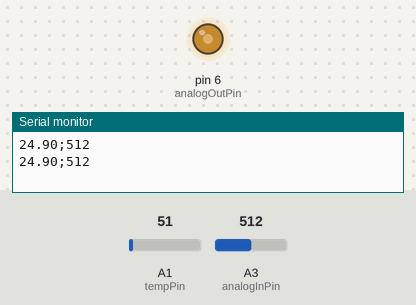
Bench run of a sketch on a simulated Arduino Uno, built with avr-gcc and run on an emulated ATmega328P. Parts: output pins drawn as LEDs (lit = HIGH), the last lines printed to the serial monitor. The inputs (shaded band) are chosen by the test bench; at power-on: A3 (analogInPin) = 512, A1 (tempPin) = 51.

Above: at 3.3 s.
3.4 s: A3 (analogInPin) set to 716
At 5.6 s:
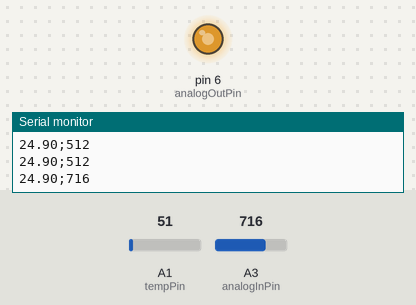
6.7 s: A3 (analogInPin) set to 900
At 8.8 s:
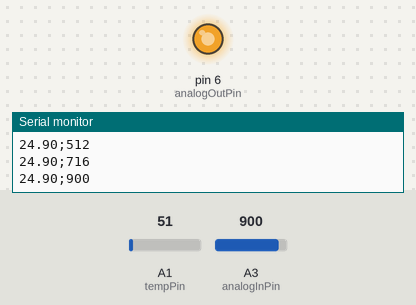
10.0 s: A3 (analogInPin) set to 122
At 10.7 s:
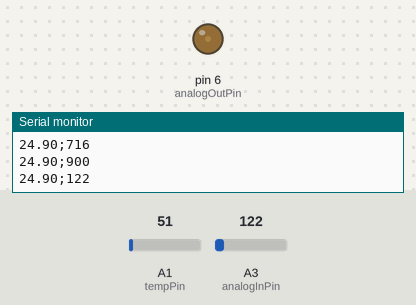
13.3 s: A3 (analogInPin) set to 0
At 15.8 s:
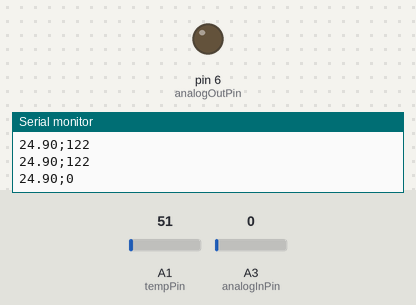
16.6 s: A3 (analogInPin) set to 511
At 18.9 s:
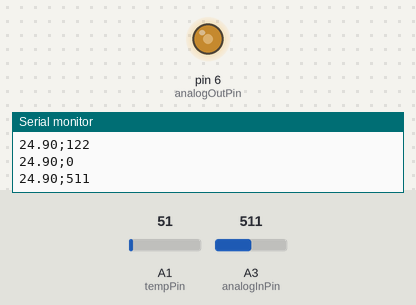
Timing chart, 0 to 20.4 s (numbered marks = the images above; inputs shaded):
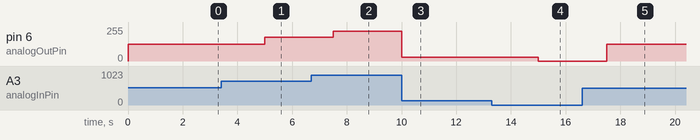

The sketch:

Arduino_print_values.ino
```cpp
int val;
int tempPin = 1;
const int analogInPin = A3;
const int analogOutPin = 6;

int sensorValue = 0;
int outputValue = 0;

void setup()
{
Serial.begin(9600);
}
void loop()
{
val = analogRead(tempPin);
float mv = ( val/1024.0)*5000;
float cel = mv/10;
float farh = (cel*9)/5 + 32;

Serial.print(cel);
  sensorValue = analogRead(analogInPin);
  outputValue = map(sensorValue, 0, 1023, 0, 255);
  analogWrite(analogOutPin, outputValue);

Serial.print(";");
Serial.println(sensorValue);

  delay(2500);
}
```

Measured:
- after the input at 3.4 s, pin 6 (analogOutPin): 127/255 → 178/255 after 1.6 s
- after the input at 6.7 s, pin 6 (analogOutPin): 178/255 → 224/255 after 0.80 s
- after the input at 10.0 s, pin 6 (analogOutPin): 224/255 → 30/255 at once
- after the input at 13.3 s, pin 6 (analogOutPin): 30/255 → 0/255 after 1.7 s
- after the input at 16.6 s, pin 6 (analogOutPin): 0/255 → 127/255 after 0.91 s
